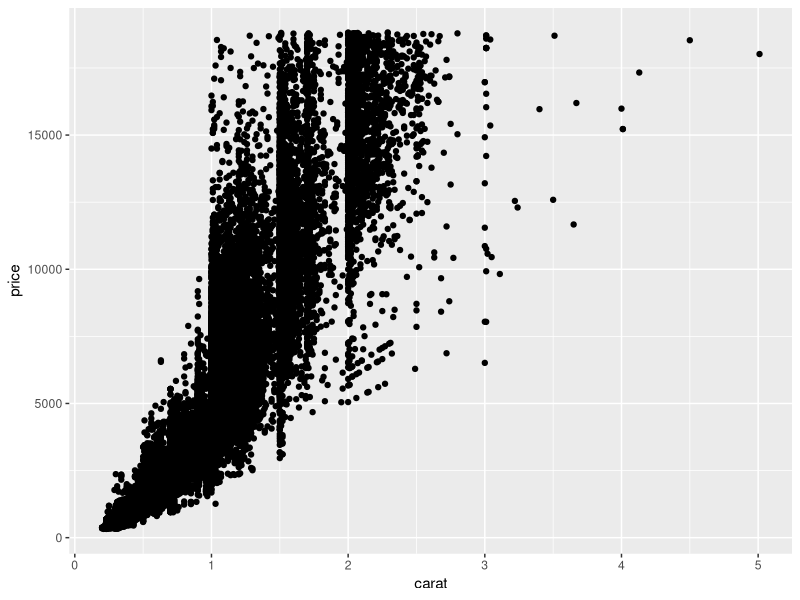
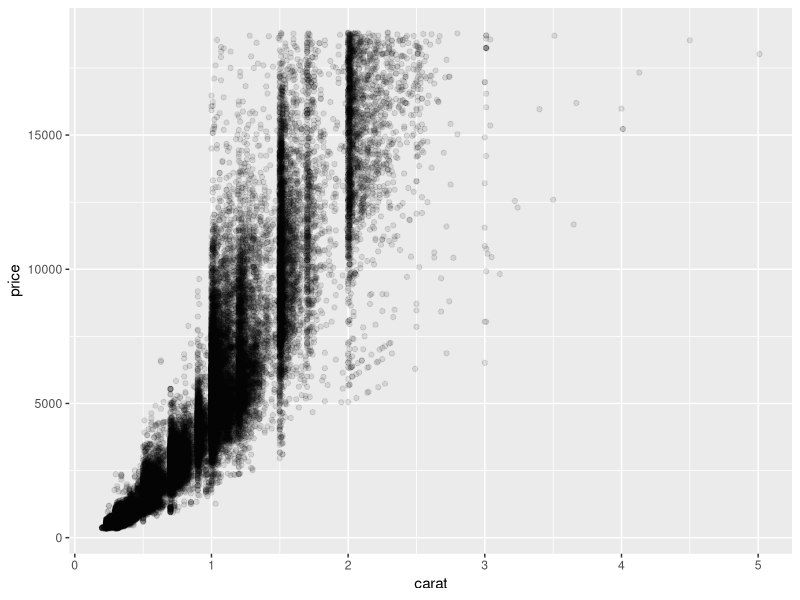
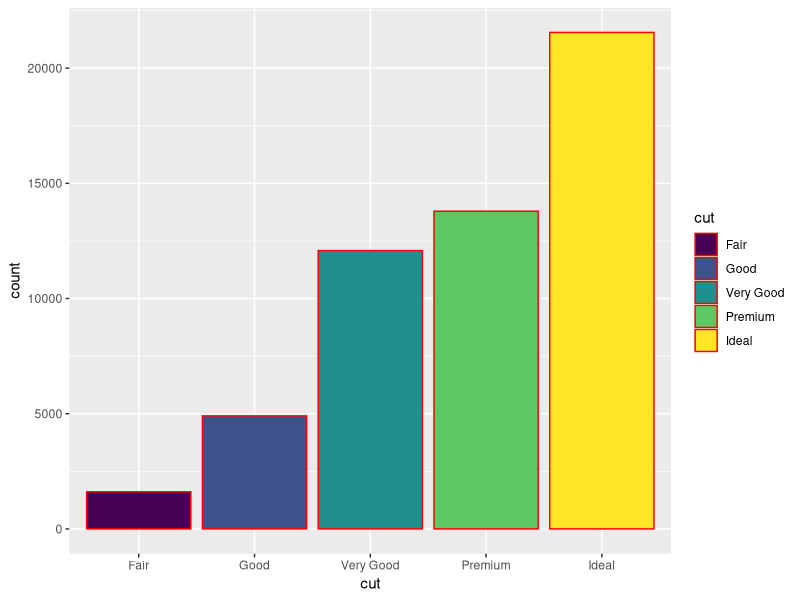
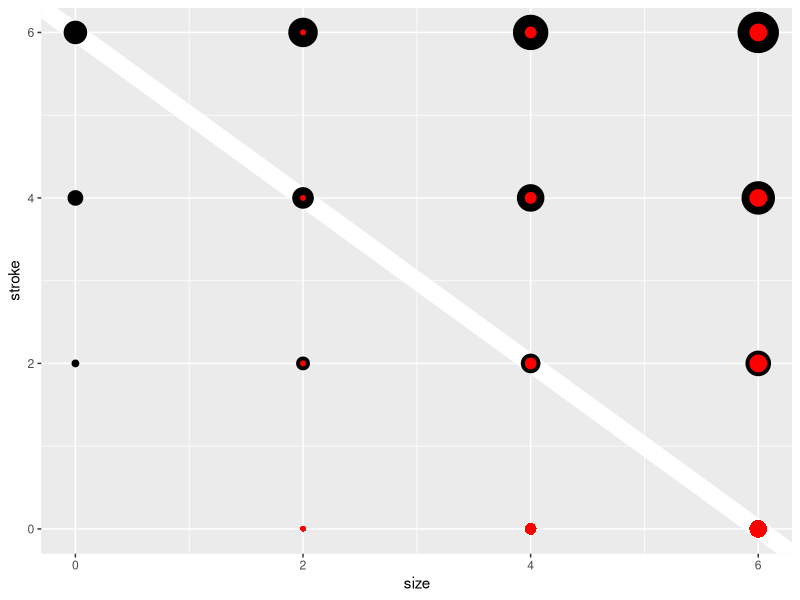
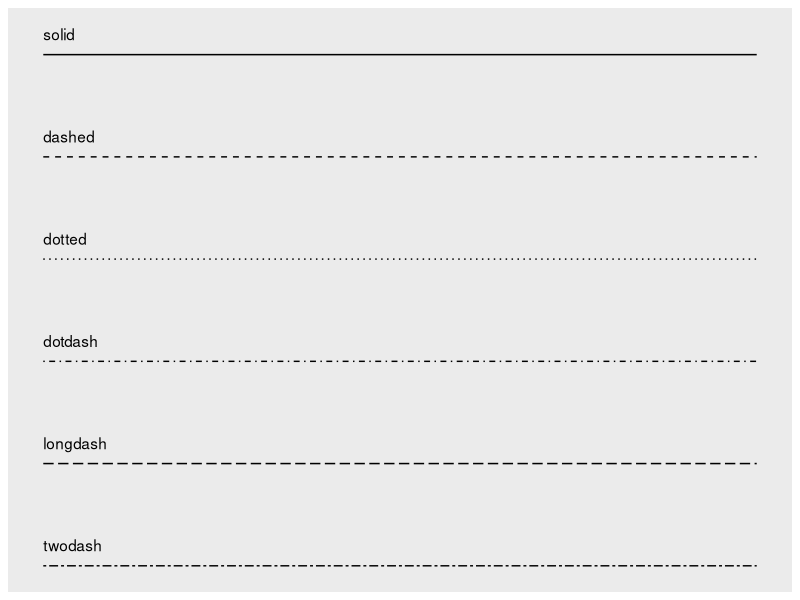
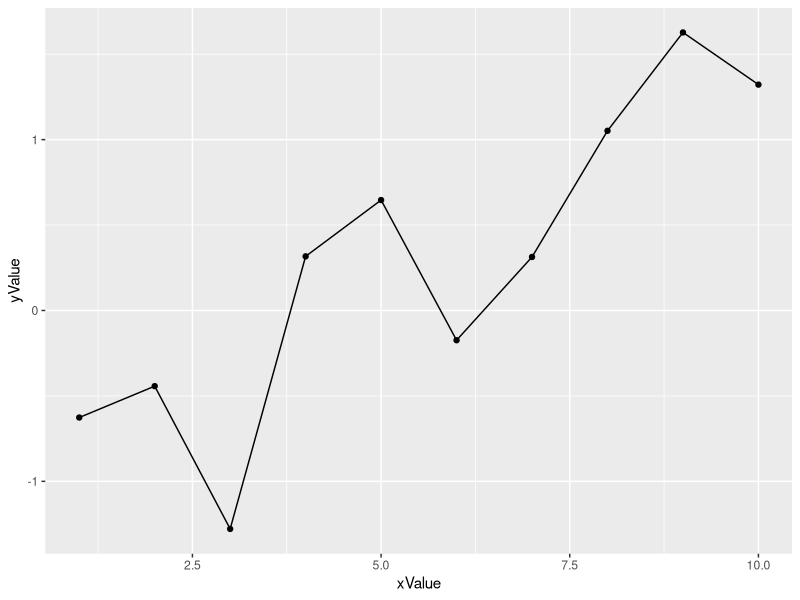
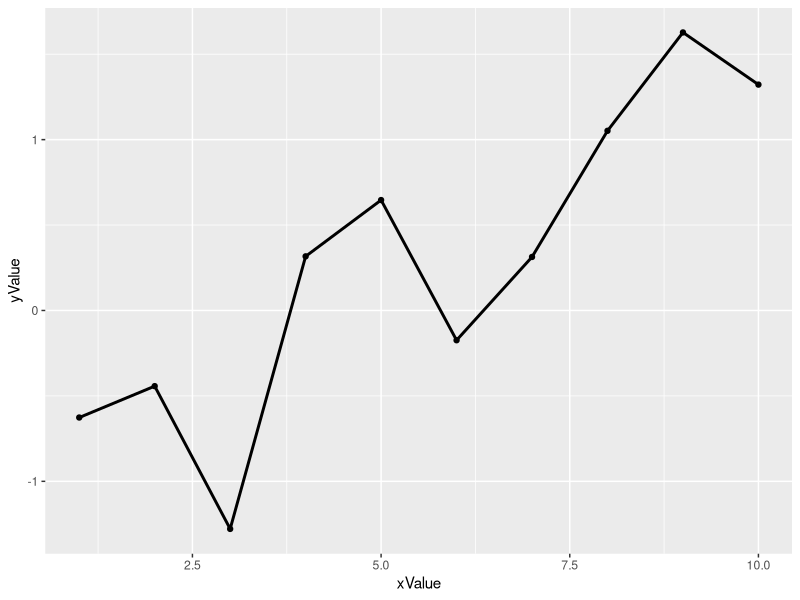
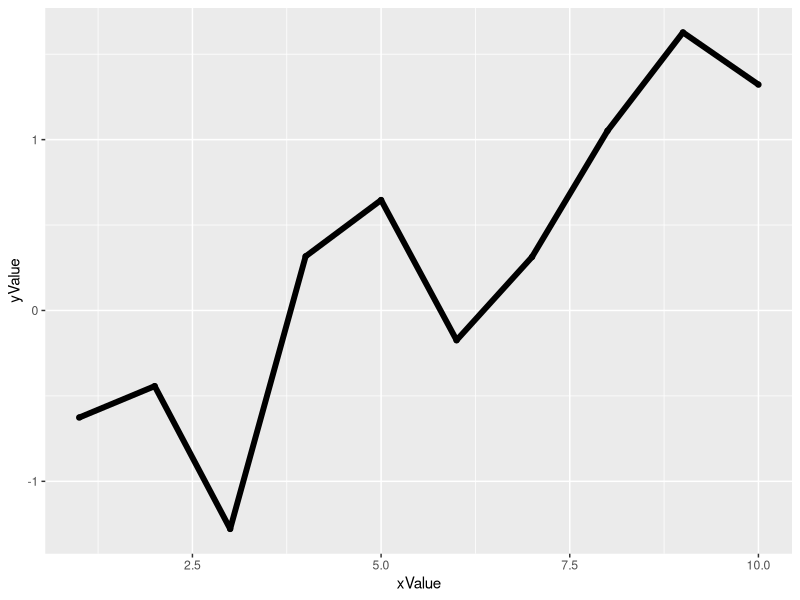

Recreate these plots in R, in order. (Note: this script raises an error after producing the figures.)
## ---- chunk 1
#| echo: false
#| message: false
#| warning: false

library(tidyverse)
## ---- chunk 2
ggplot() + 
  geom_point(data = diamonds, 
             mapping = aes(x = carat, 
                           y = price))
## ---- chunk 3
ggplot() + 
  geom_point(data = diamonds, 
             mapping = aes(x = carat, 
                           y = price), 
             alpha = .1) # set transparency
## ---- chunk 4
ggplot() + 
  geom_bar(data = diamonds, 
           mapping = aes(x = cut, 
                         fill = cut), # set color within the bar polygon
           color = "red") # set color of lines of the bar polygon
## ---- chunk 5
#| echo: false  

sizes <- expand_grid(size = (0:3) * 2, stroke = (0:3) * 2)

ggplot(sizes, aes(size, 
                  stroke, 
                  size = size,
                  stroke = stroke)) + 
  geom_abline(slope = -1, 
              intercept = 6, 
              colour = "white", 
              linewidth = 6) + 
  geom_point(shape = 21, fill = "red") + 
  scale_size_identity()
## ---- chunk 6
#| echo: false  

lty <- c("solid", 
         "dashed", 
         "dotted", 
         "dotdash", 
         "longdash", 
         "twodash")

linetypes <- data.frame(
  y = seq_along(lty), 
  lty = lty
)  

ggplot(linetypes, aes(0, y)) + 
  geom_segment(aes(xend = 5, yend = y, linetype = lty)) + 
  scale_linetype_identity() + 
  geom_text(aes(label = lty), hjust = 0, nudge_y = 0.2) + 
  scale_x_continuous(NULL, breaks = NULL) + 
  scale_y_reverse(NULL, breaks = NULL)
## ---- chunk 7
#| echo: false
set.seed(1)  

xValue <- 1:10
yValue <- cumsum(rnorm(10)) 
my_data <- data.frame(xValue, yValue)
## ---- chunk 8

# Plot
ggplot(data = my_data, aes(x = xValue, y = yValue)) + 
  geom_point() + 
  geom_line()
## ---- chunk 9

# Plot
ggplot(data = my_data, aes(x=xValue, y=yValue)) + 
  geom_point() + 
  geom_line(linewidth = 1)
## ---- chunk 10

# Plot
ggplot(data = my_data, aes(x=xValue, y=yValue)) + 
  geom_point() + 
  geom_line(linewidth = 2)
## ---- chunk 11

tibble(nlme::Oxboys)

## ---- chunk 12

ggplot(nlme::Oxboys, mapping - aes(age, height)) + 
  geom_line()

## ---- chunk 13
ggplot(nlme::Oxboys, mapping = aes(age, height, color = Subject)) + 
  geom_line()
## ---- chunk 14
ggplot(nlme::Oxboys, 
       mapping = aes(age, height, group = Subject)) + 
  geom_line()
